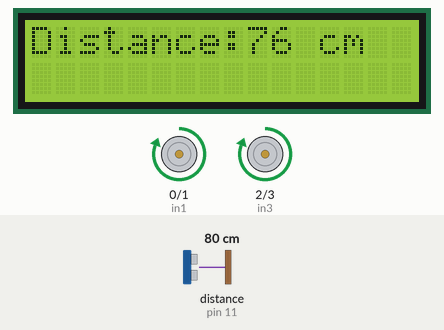
Simulated run of this sketch. Board: Arduino Uno, built with avr-gcc and run on an emulated ATmega328P. Shown: 16×2 character LCD, motor-driver pin pairs drawn as motors (green arrow = first pin HIGH = forward, orange = second pin HIGH = backward, longer = more drive). Wiring (inferred from the names in the program): ultrasonic range finder: trigger pin 13; echo pin 11. The inputs (shaded band) are chosen by the test bench; at power-on: distance to the obstacle (sensor on pin 11) 80 cm. The echo pulse lasts 58.3 µs per cm.

Above: at 3.2 s.
3.3 s: distance to the obstacle (sensor on pin 11) set to 23 cm
At 4.4 s:
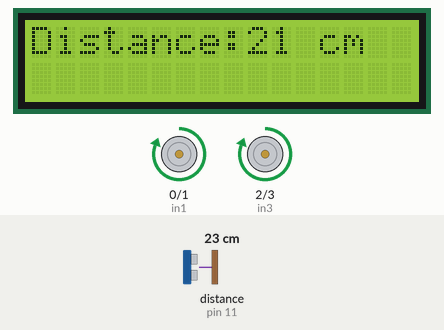
4.8 s: distance to the obstacle (sensor on pin 11) set to 20 cm
At 5.5 s:
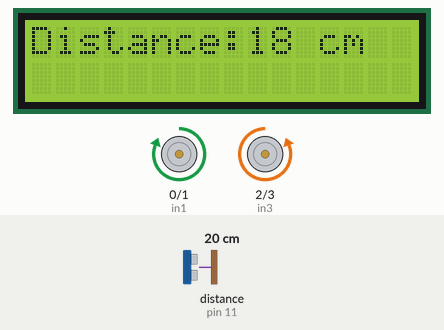
6.3 s: distance to the obstacle (sensor on pin 11) set to 2 cm
At 6.7 s:
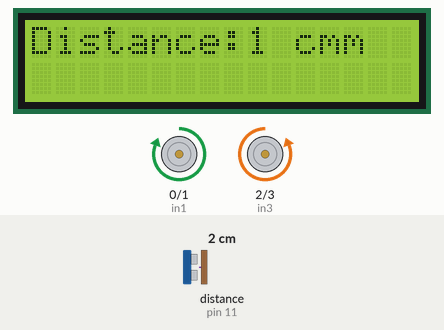
Timing chart, 0 to 9.3 s (numbered marks = the images above; inputs shaded):
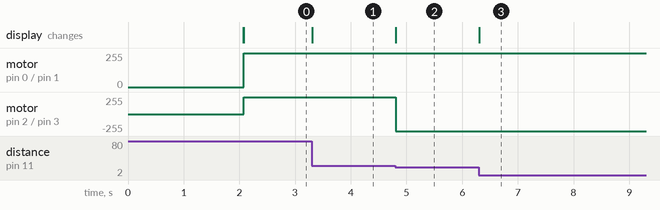

The sketch:

obstacle_avoiding_robo.ino
```cpp
//----------About L293D---------------//
/* The Pin no 8 of this IC provides supply voltage to the motor(s)
 *  if we give high voltage it will run the motor faster
 *  EN1(1) and EN2(9) are connected to 5V to enable the motor driver at output1 and output2 respectively
 *  If IN1(2)=1 and IN2(7)=0 ==> o/p1(3) is activated and o/p2(6) remains grounded ( This can be our forward case )
 *  If IN1(2)=0 and IN2(7)=1 ==> o/p1(3) is remains grounded and o/p2(6) is activated ( This can be our reverse case )
 *  Simularly, If IN3(10)=1 and IN4(15)=0 ==> o/p3(11) is activated and o/p4(14) remains grounded ( This can be our forward case )
 *  If IN3(10)=0 and IN4(15)=1 ==> o/p3(11) is remains grounded and o/p4(14) is activated ( This can be our reverse case )
 */


#include<LiquidCrystal.h>           //including header files for LCD(which is inbuilt in arduino...it's really Cool)
LiquidCrystal lcd(10,9,4,5,6,7);    //rs=10, rw=gnd, en=9, DB4-DB7=4 to 7
                                    //I can give any name instead of that lcd; it's user choice

int trigPin=13;   //trigger pin is used to provide a pulse to transmit the ultrasonic signal
int echoPin=11;   //echo pin of ultrasonic sensor is used to receive the reflected signal
float pingTime;   //store the time between tx and rx of the signal
int distance;     //Distance to be calculated in cm

//declaring variables for input pins of L293D
int in1=0;        //left motor controls
int in2=1;

int in3=2;        //right motor controls
int in4=3;

void setup()
{
  // put your setup code here, to run once:
  pinMode(trigPin,OUTPUT);  //it is tx the signal therefore output
  pinMode(echoPin,INPUT);   //it's rx the signal therefore input

  pinMode(in1,OUTPUT);
  pinMode(in2,OUTPUT);
  pinMode(in3,OUTPUT);
  pinMode(in4,OUTPUT);

  lcd.begin(16,2);
  lcd.setCursor(0,0);
  lcd.print("    Obstacle");
  lcd.setCursor(0,1);
  lcd.print(" Avoiding Robot");
  delay(2000);

  lcd.clear();                      //lcd will be cleared i.e. no data will be there on lcd
  lcd.setCursor(0,0);
  lcd.print("Distance:");
}

void loop()
{
  // put your main code here, to run repeatedly:
  digitalWrite(trigPin,LOW);    //Set trigger pin to low
  delayMicroseconds(2000);    //very short delay of 2000 usec or 2 msec
  digitalWrite(trigPin,HIGH);   //making trigpin high
  delayMicroseconds(10);      //very very short delay for high pulse
  digitalWrite(trigPin,LOW);    //pulse transmission is finished
                              //i.e. we have transmitted low-high-low pulse
  pingTime=pulseIn(echoPin,HIGH);    //measuring the time to rx the tx pulse

  distance=33000*(pingTime/1000000);      //by formula, Distance=speed*time
  distance=distance/2;

  lcd.setCursor(9,0);
  lcd.print(distance);
  lcd.print(" cm");

  if(distance>20)           //forward
  {
      digitalWrite(in1,HIGH);
      digitalWrite(in2,LOW);

      digitalWrite(in3,HIGH);
      digitalWrite(in4,LOW);
  }

  if(distance<20)             //right
  {
      digitalWrite(in1,HIGH);
      digitalWrite(in2,LOW);

      digitalWrite(in3,LOW);
      digitalWrite(in4,HIGH);
  }
}
```

Measured:
- the behaviour switches between 22 and 21 cm on distance to the obstacle (sensor on pin 11) (found by bisection; images 1 and 2)
- after the input at 3.3 s, the display: changes at once (image 1)
- after the input at 4.8 s, motor on pin 2 (in3) / pin 3 (in4): forward 255/255 → backward 255/255 at once; the display: changes at once (image 2)
- after the input at 6.3 s, the display: changes at once (image 3)
